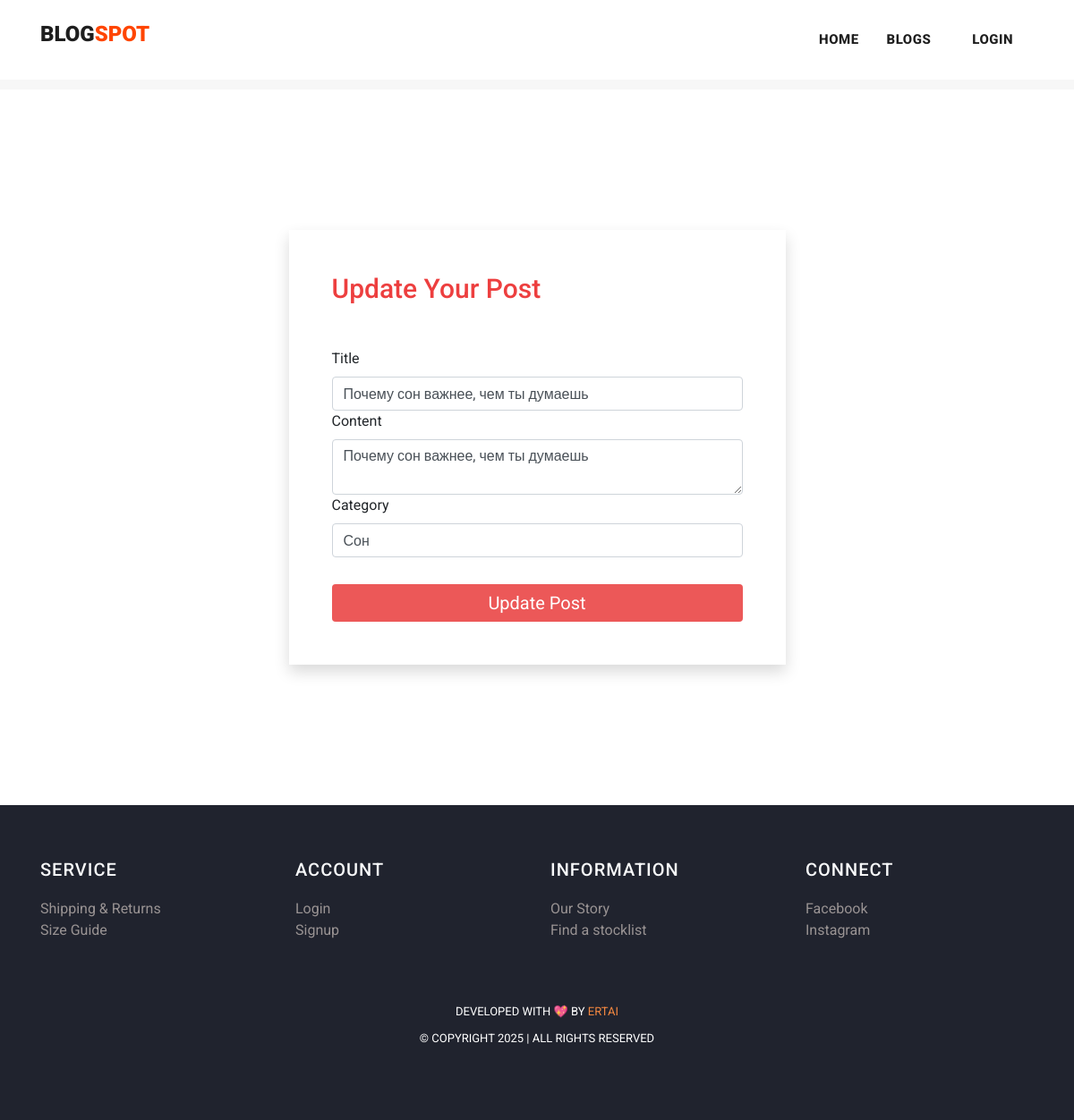
/post/edit/19, run on the app's committed database.
### myapp/models.py (models this page shows, shortened)
class Post(models.Model):
    postname = models.CharField(max_length=600)
    category = models.CharField(max_length=600)
    image = models.ImageField(upload_to='images/posts',blank=True,null=True)
    content = models.CharField(max_length=100000)
    time = models.CharField(default=time,max_length=100, blank=True)
    likes = models.IntegerField(null=True,blank=True,default=0)
    user = models.ForeignKey(User,on_delete=models.CASCADE)

### myapp/views.py (the view, shortened to what this page needs)
# urls.py: path("post/edit/<int:id>", views.editpost, name="editpost"),
def editpost(request,id):
    post = Post.objects.get(id=id)
    return render(request,"postedit.html",{
        'post':post
    })

### templates/postedit.html (shortened to what this page needs)
{% load static %}
<!DOCTYPE html>
<html lang="en">
<head>
  <link href="https://cdn.jsdelivr.net/npm/bootstrap@5.3.0-alpha3/dist/css/bootstrap.min.css" rel="stylesheet"
>
  <link href="{% static 'vendor/bootstrap/css/bootstrap.min.css' %}" rel="stylesheet">
  <link rel="stylesheet" href="{% static 'assets/css/fontawesome.css' %}">
  <link rel="stylesheet" href="{% static 'assets/css/templatemo-stand-blog.css' %}">
  <link rel="stylesheet" href="{% static 'assets/css/owl.css' %}">
</head>
<body>
  <header class="">
    <nav class="navbar navbar-expand-lg bg-white">
      <div class="container">
        <a class="navbar-brand" href="index.html">
          <h2>BLOG<span style="color: orangered;">SPOT</span></h2>
        </a>
        <div class="collapse navbar-collapse" id="navbarResponsive">
          <ul class="navbar-nav ml-auto">
            <li>
              <a class="nav-link" href="{% url 'index' %}">Home
              </a>
            </li>
            <li class="nav-item">
              <a class="nav-link" href="{% url 'blog' %}">Blogs</a>
            </li>
            {% if user.is_authenticated %}
            <li class="nav-item">
              <a class="nav-link" href="{% url 'create' %}">Create</a>
            </li>
            <li class="nav-item">
              <a class="nav-link" href="{% url 'profile' user.id %}">Profile</a>
            </li>
            <li class="nav-item">
              <a class="nav-link" href="{% url 'logout' %}">Logout</a>
            </li>
            {% else %}
            <li class="nav-item">
              <a class="nav-link" href="{% url 'signin' %}">Login</a>
            </li>
            {% endif %}
          </ul>
        </div>
      </div>
    </nav>
  </header>
  <div class="container">
    <div class="d-flex justify-content-center align-items-center " style="height: 100vh;">
      <form action="{% url 'editpost' post.id %}" class="p-5 shadow" method="post" enctype="multipart/form-data">
        <h5 class="mb-5">Update Your Post</h5>
        <label for="" class="form-label">Title</label>
        <div class="input-group">
          <input type="text" class="form-control" name="postname" value="{{post.postname}}" required>
        </div>
        <label for="" class="form-label">Content</label>
        <textarea class="form-control" name="content" required>{{post.content}}</textarea>
        <label for="" class="form-label">Category</label>
        <input type="text" class="form-control" name="category" value="{{post.category}}" required>
        <button class="btn">Update Post</button>
        <br>
      </form>
    </div>
  </div>
  {% include 'footer.html' %}
</body>
</html>

### static/assets/css/templatemo-stand-blog.css (style rules this page uses)
body { font-family: 'Roboto', sans-serif; overflow-x: hidden; text-rendering: optimizeLegibility; -webkit-font-smoothing: antialiased; -moz-osx-font-smoothing: grayscale; }
a { text-decoration: none!important; }
ul { padding: 0; margin: 0; list-style: none; }
h1,h2,h3,h4,h5,h6 { margin: 0px; }
header { position: absolute; z-index: 99999; width: 100%; height: 100px; background-color: #f7f7f7; -webkit-transition: all 0.3s ease-in-out 0s; -moz-transition: all 0.3s ease-in-out 0s; -o-transition: all 0.3s ease-in-out 0s; transition: all 0.3s ease-in-out 0s; }
header .navbar { padding: 25px 0px; }
.navbar .navbar-brand { float: left; margin-top: -12px; outline: none; }
.navbar .navbar-brand h2 { color: #1e1e1e; text-transform: uppercase; font-size: 24px; font-weight: 900; -webkit-transition: all .3s ease 0s; -moz-transition: all .3s ease 0s; -o-transition: all .3s ease 0s; transition: all .3s ease 0s; }
#navbarResponsive { z-index: 999; }
.navbar-collapse { text-align: center; }
.navbar .navbar-nav .nav-item { margin: 0px 15px; }
.navbar .navbar-nav a.nav-link { text-transform: capitalize; font-size: 15px; font-weight: 800; text-transform: uppercase; letter-spacing: 0.5px; color: #1e1e1e; transition: all 0.3s; }

### templates/postedit.html (style rules this page uses)
form { margin-top: 200px; width: 50%; }
h5 { color: rgb(237, 63, 63); font-weight: 500; font-size: 30px; margin-bottom: 20px; }
.btn { margin-top: 30px; background: rgb(236, 88, 88); width: 100%; color: #fff; font-size: 20px; padding: 5px; }
a { text-decoration: none; color: #386cbb; }

### templates/footer.html (style rules this page uses)
li { text-decoration: none; text-align: left; }
li a { color: rgb(153, 147, 147); }

### data on the page
Post: postname "Почему сон важнее, чем ты думаешь", content "Почему сон важнее, чем ты думаешь", category "Сон"
